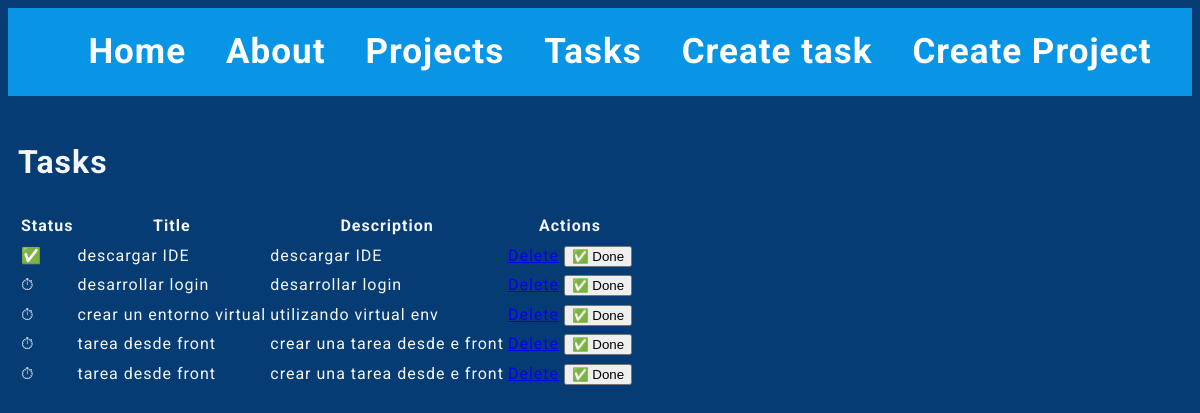
/tasks/, run on an earlier commit of the app's database.
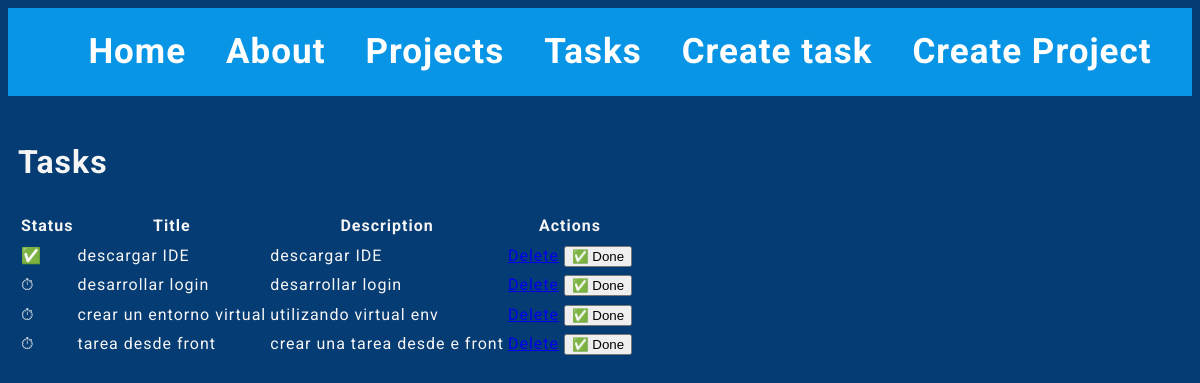
And on a later commit of the database.
### myapp/models.py (models this page shows, shortened)
class Task(models.Model):
    title = models.CharField(max_length=200)
    description = models.TextField()
    project = models.ForeignKey(Project, on_delete=models.CASCADE)
    done = models.BooleanField(default=False)

### myapp/views.py (the view)
# urls.py: path('tasks/', views.tasks, name="tasks"),
def tasks(request):
    tasks = Task.objects.all()
    return render(request, 'tasks/tasks.html', {
        'tasks': tasks
    })

### myapp/templates/tasks/tasks.html
{% extends 'layouts/base.html' %}
{% block content %}
<h1>Tasks</h1>
<table class="table">
    <thead>
        <tr>
            <th>Status</th>
            <th>Title</th>
            <th>Description</th>
            <th>Actions</th>
        </tr>
    </thead>
    <tbody>
        {% for task in tasks %}
        <tr>
            <td>{% if task.done %} ✅ {% else %} ⏱ {% endif %}</td>
            <td>{{ task.title }}</td>
            <td>{{ task.description }}</td>
            <td>
                <a href="{% url 'delete_task' task.id %}" onclick="return confirm('¿Estás seguro de eliminar esta tarea?');">Delete</a>
                <button>✅ Done</button>
            </td>
        </tr>
        {% endfor %}
    </tbody>
</table>
{% endblock %}

What changed in the data, as far as the page shows it:
removed Task: title "tarea desde front", description "crear una tarea desde e front"
